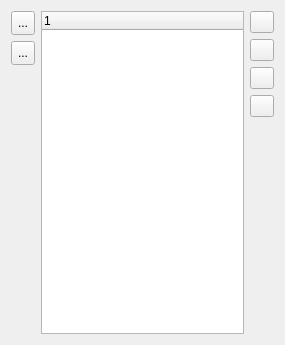
<?xml version="1.0" encoding="UTF-8"?>
<ui version="4.0">
 <class>TestConditionLevelWidget</class>
 <widget class="QWidget" name="TestConditionLevelWidget">
  <property name="geometry">
   <rect>
    <x>0</x>
    <y>0</y>
    <width>285</width>
    <height>345</height>
   </rect>
  </property>
  <property name="windowTitle">
   <string>Form</string>
  </property>
  <property name="windowIcon">
   <iconset resource="gex.qrc">
    <normaloff>:/gex/icons/gex_application_48x48.png</normaloff>:/gex/icons/gex_application_48x48.png</iconset>
  </property>
  <layout class="QGridLayout" name="gridLayout">
   <item row="0" column="0">
    <layout class="QVBoxLayout" name="verticalLayout_2">
     <item>
      <widget class="QToolButton" name="toolButtonEditAdd">
       <property name="minimumSize">
        <size>
         <width>24</width>
         <height>24</height>
        </size>
       </property>
       <property name="maximumSize">
        <size>
         <width>24</width>
         <height>24</height>
        </size>
       </property>
       <property name="toolTip">
        <string>Add Test conditions</string>
       </property>
       <property name="text">
        <string>...</string>
       </property>
       <property name="icon">
        <iconset resource="gex.qrc">
         <normaloff>:/gex/icons/pencil-add-icon-24.png</normaloff>:/gex/icons/pencil-add-icon-24.png</iconset>
       </property>
      </widget>
     </item>
     <item>
      <widget class="QToolButton" name="toolButtonEditRemove">
       <property name="minimumSize">
        <size>
         <width>24</width>
         <height>24</height>
        </size>
       </property>
       <property name="maximumSize">
        <size>
         <width>24</width>
         <height>24</height>
        </size>
       </property>
       <property name="toolTip">
        <string>Remove the selected Test conditions</string>
       </property>
       <property name="text">
        <string>...</string>
       </property>
       <property name="icon">
        <iconset resource="gex.qrc">
         <normaloff>:/gex/icons/pencil-delete-icon-24.png</normaloff>:/gex/icons/pencil-delete-icon-24.png</iconset>
       </property>
      </widget>
     </item>
     <item>
      <spacer name="verticalSpacer_2">
       <property name="orientation">
        <enum>Qt::Vertical</enum>
       </property>
       <property name="sizeHint" stdset="0">
        <size>
         <width>20</width>
         <height>40</height>
        </size>
       </property>
      </spacer>
     </item>
    </layout>
   </item>
   <item row="0" column="1">
    <widget class="QTreeWidget" name="treeWidgetField">
     <column>
      <property name="text">
       <string notr="true">1</string>
      </property>
     </column>
    </widget>
   </item>
   <item row="0" column="2">
    <layout class="QVBoxLayout" name="verticalLayout">
     <item>
      <widget class="QPushButton" name="pushButtonTop">
       <property name="sizePolicy">
        <sizepolicy hsizetype="Fixed" vsizetype="Fixed">
         <horstretch>0</horstretch>
         <verstretch>0</verstretch>
        </sizepolicy>
       </property>
       <property name="maximumSize">
        <size>
         <width>24</width>
         <height>24</height>
        </size>
       </property>
       <property name="toolTip">
        <string>Move to the top the selected Test Conditions</string>
       </property>
       <property name="text">
        <string/>
       </property>
       <property name="icon">
        <iconset resource="gex.qrc">
         <normaloff>:/gex/icons/top_icon.png</normaloff>:/gex/icons/top_icon.png</iconset>
       </property>
       <property name="iconSize">
        <size>
         <width>24</width>
         <height>24</height>
        </size>
       </property>
      </widget>
     </item>
     <item>
      <widget class="QPushButton" name="pushButtonUp">
       <property name="sizePolicy">
        <sizepolicy hsizetype="Fixed" vsizetype="Fixed">
         <horstretch>0</horstretch>
         <verstretch>0</verstretch>
        </sizepolicy>
       </property>
       <property name="maximumSize">
        <size>
         <width>24</width>
         <height>24</height>
        </size>
       </property>
       <property name="toolTip">
        <string>Move up the selected Test Conditions</string>
       </property>
       <property name="text">
        <string/>
       </property>
       <property name="icon">
        <iconset resource="gex.qrc">
         <normaloff>:/gex/icons/up_icon.png</normaloff>:/gex/icons/up_icon.png</iconset>
       </property>
       <property name="iconSize">
        <size>
         <width>24</width>
         <height>24</height>
        </size>
       </property>
      </widget>
     </item>
     <item>
      <widget class="QPushButton" name="pushButtonDown">
       <property name="sizePolicy">
        <sizepolicy hsizetype="Fixed" vsizetype="Fixed">
         <horstretch>0</horstretch>
         <verstretch>0</verstretch>
        </sizepolicy>
       </property>
       <property name="maximumSize">
        <size>
         <width>24</width>
         <height>24</height>
        </size>
       </property>
       <property name="toolTip">
        <string>Move down  the selected Test Conditions</string>
       </property>
       <property name="text">
        <string/>
       </property>
       <property name="icon">
        <iconset resource="gex.qrc">
         <normaloff>:/gex/icons/down_icon.png</normaloff>:/gex/icons/down_icon.png</iconset>
       </property>
       <property name="iconSize">
        <size>
         <width>24</width>
         <height>24</height>
        </size>
       </property>
      </widget>
     </item>
     <item>
      <widget class="QPushButton" name="pushButtonBottom">
       <property name="sizePolicy">
        <sizepolicy hsizetype="Fixed" vsizetype="Fixed">
         <horstretch>0</horstretch>
         <verstretch>0</verstretch>
        </sizepolicy>
       </property>
       <property name="maximumSize">
        <size>
         <width>24</width>
         <height>24</height>
        </size>
       </property>
       <property name="toolTip">
        <string>Move to the bottom the selected Test Conditions</string>
       </property>
       <property name="text">
        <string/>
       </property>
       <property name="icon">
        <iconset resource="gex.qrc">
         <normaloff>:/gex/icons/bottom_icon.png</normaloff>:/gex/icons/bottom_icon.png</iconset>
       </property>
       <property name="iconSize">
        <size>
         <width>24</width>
         <height>24</height>
        </size>
       </property>
      </widget>
     </item>
     <item>
      <spacer name="verticalSpacer">
       <property name="orientation">
        <enum>Qt::Vertical</enum>
       </property>
       <property name="sizeHint" stdset="0">
        <size>
         <width>20</width>
         <height>40</height>
        </size>
       </property>
      </spacer>
     </item>
    </layout>
   </item>
  </layout>
 </widget>
 <resources>
  <include location="gex.qrc"/>
 </resources>
 <connections/>
</ui>
